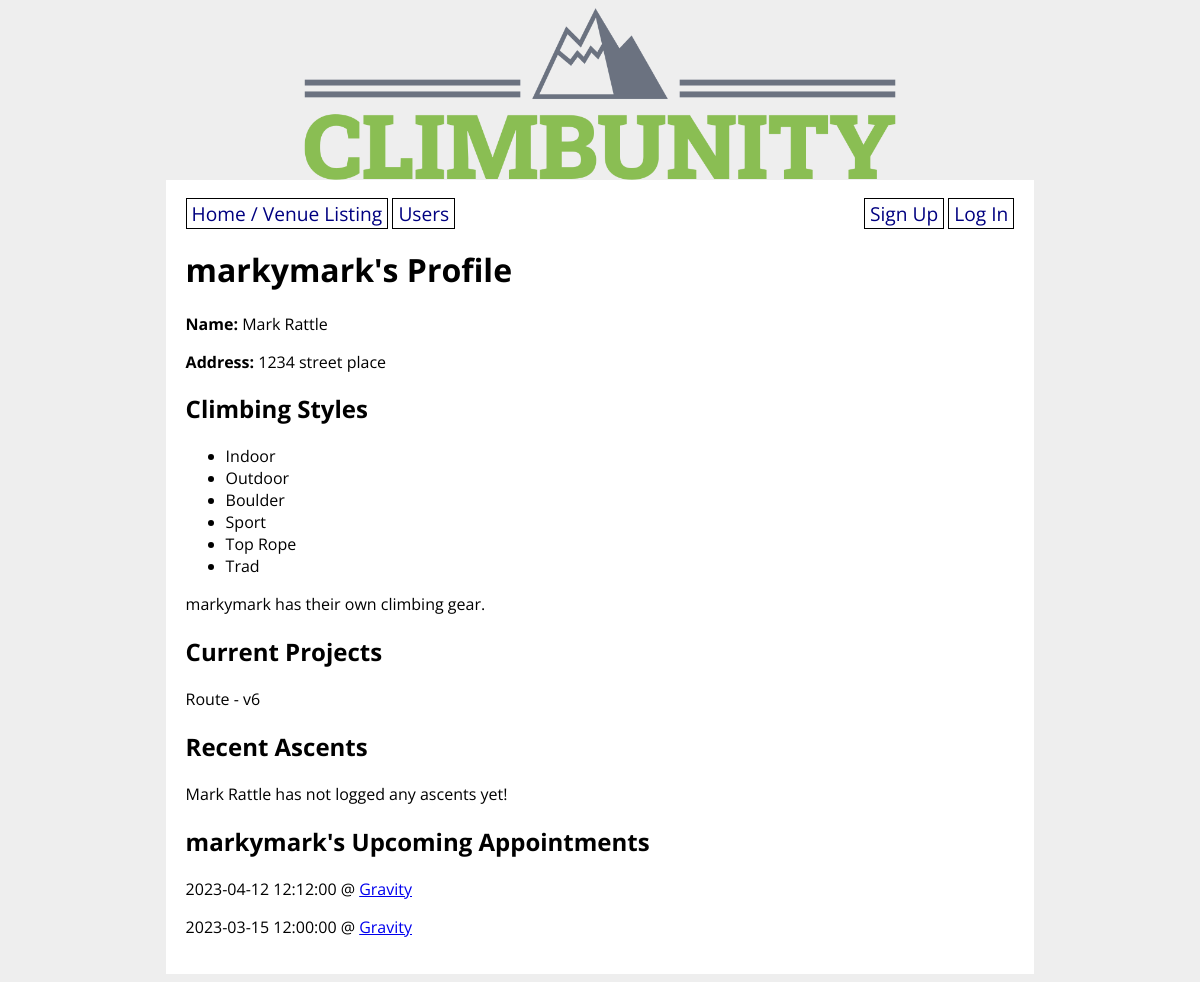
The app's page /profile/1 with its own data.
### climbunity_app/models.py (models this page shows, shortened)
class User(UserMixin, db.Model):
    id = db.Column(db.Integer, primary_key=True)
    username = db.Column(db.String(80), nullable=False, unique=True)
    password = db.Column(db.String(200), nullable=False)
    email = db.Column(db.String(200), nullable=False)
    first_name = db.Column(db.String(50), nullable=False)
    last_name = db.Column(db.String(50), nullable=False)
    address = db.Column(db.String(200), nullable=False)
    has_gear = db.Column(db.Boolean, nullable=False)
    is_admin = db.Column(db.Boolean)
    user_projects = db.relationship('Route',
        secondary='user_project_lists', back_populates='projecting_users'
    ) # User <- N -- N -> Route
    user_appointments = db.relationship('Appointment',
        secondary='appointment_guests', back_populates='appointment_attendants'
    ) # User <- N -- N -> Appointment
    user_does_styles = db.relationship('Style',
        secondary='user_style_lists', back_populates='climber_styles'
    ) # User <- N -- N -> Style

class Style(db.Model):
    id = db.Column(db.Integer, primary_key=True)
    style = db.Column(db.String(8))
    climber_styles = db.relationship('User',
        secondary='user_style_lists', back_populates='user_does_styles'
    ) # User <- N -- N -> Style
    route_styles = db.relationship('Route',
        secondary='route_style_lists', back_populates='possible_route_styles'
    ) # Route <- N -- N -> Style
    def __str__(self):
        return f'{self.style}'

class Route(db.Model):
    id = db.Column(db.Integer, primary_key=True)
    venue_id = db.Column(db.Integer, db.ForeignKey('venue.id'), nullable=False)
    setter_id = db.Column(db.Integer, db.ForeignKey('user.id'))
    name = db.Column(db.String(80), nullable=False)
    grade = db.Column(db.String(10), nullable=False)
    photo_url = db.Column(URLType)
    route_set_date = db.Column(db.Date)
    route_takedown_date = db.Column(db.Date)
    ascents_on_route = db.relationship('Ascent', back_populates='route_ascended') # Route <-1 -- N-> Ascent
    projecting_users = db.relationship('User',
        secondary='user_project_lists', back_populates='user_projects'
    ) # User <- N -- N -> Route
    possible_route_styles = db.relationship('Style',
        secondary='route_style_lists', back_populates='route_styles'
    ) # Route <- N -- N -> Style
    route_tags = db.relationship('Tag',
        secondary='route_tag_lists', back_populates='tagged_routes'
    ) # Route <- N -- N -> Tag

class Appointment(db.Model):
    id = db.Column(db.Integer, primary_key=True)
    created_by = db.Column(db.Integer, db.ForeignKey('user.id'), nullable=False)
    venue_id = db.Column(db.Integer, db.ForeignKey('venue.id'), nullable=False)
    appointment_datetime = db.Column(db.DateTime, nullable=False)
    appointment_venue = db.relationship('Venue', back_populates='booked_appointments') # Venue <-1 -- N-> Appointment
    appointment_attendants = db.relationship('User',
        secondary='appointment_guests', back_populates='user_appointments'
    ) # User <-N -- N -> Appointment

class Venue(db.Model):
    id = db.Column(db.Integer, primary_key=True)
    name = db.Column(db.String(80), nullable=False)
    address = db.Column(db.String(80), nullable=False)
    open_hours = db.Column(db.String(1000))
    description = db.Column(db.String(1000))
    booked_appointments = db.relationship('Appointment', back_populates='appointment_venue') # Venue <-1 -- N-> Appointment

### climbunity_app/main/routes.py (the view)
@main.route('/profile/<user_id>', methods=['GET', 'POST'])
def user_detail(user_id):
    routes = Route.query.all()
    venues = Venue.query.all()
    user = User.query.get(user_id)
    ascents = Ascent.query.filter_by(user_id=user_id).all() # fine for small data but should be built out to display only 3-5 results + option to see all on different page
    if current_user == user:
        form = SignUpForm(obj=user)
        return render_template('user_detail.html', routes=routes, ascents=ascents, venues=venues, user=user, form=form)
    else:
        user = User.query.get(user_id)
    return render_template('user_detail.html', routes=routes, ascents=ascents, venues=venues, user=user)

### climbunity_app/templates/user_detail.html (shortened to what this page needs)
{% extends 'base.html' %}
{% block content %}
<h1> {{ user.username }}'s Profile</h1>
<p><strong>Name: </strong> {{ user.first_name }} {{ user.last_name }}</p>
<p><strong>Address: </strong> {{ user.address }}</p>
<h2>Climbing Styles</h2>
{% if user.user_does_styles %}
    <ul>
        {% for style in user.user_does_styles %}
            <li>{{ style }}</li>
        {% endfor %}
    </ul>
{% endif %}
{% if user.has_gear %}
    <p>{{ user.username }} has their own climbing gear.</p>
{% else %}
    <p>{{ user.username }} does not have their own climbing gear.</p>
{% endif %}
{% include 'partials/projects_ascents_partial.html' %}
{% include 'partials/appointments_partial.html' %}
{% endblock %}

### climbunity_app/templates/partials/projects_ascents_partial.html (shortened to what this page needs)
<h2>Current Projects</h2>
{% if user.user_projects %}
    {% for route in user.user_projects%}
        <div>{{ route.name }} - {{ route.grade }}
        </div>
    {% endfor %}
{% else %}
    <p>No projects are currently being tracked.</p>
{% endif %}
<h2>Recent Ascents</h2>
{% if ascents %}
    <div>
        {% for ascent in ascents %}
            <p>{{ ascent.send_date }} - <a href="/route/{{ ascent.route_id }}" >
                {% for route in routes %}
                    {% if route.id == ascent.route_id %}
                        {{ route.name }}
                    {% endif %}
                {% endfor %}</a></p>
            {% if ascent.send_rating %}
                <p>Rating: {{ ascent.send_rating }}/5</p>
            {% endif %}
            {% if ascent.send_comments %}
                <p>Comments {{ ascent.send_comments }}</p>
            {% endif %}
            {% if user == current_user %}
            <form method="POST" action="/delete_ascent/{{ ascent.id }}">
                <input type="submit" class="delete" value="Delete ascent">
            </form>
            {% endif %}
        {% endfor %}
    </div>
{% else %}
    {% if current_user.id == user.id %}
        You haven't logged any ascents yet!
    {% else %}
        {{ user.first_name }} {{ user.last_name }} has not logged any ascents yet!
    {% endif %}
{% endif %}

### climbunity_app/templates/partials/appointments_partial.html (shortened to what this page needs)
{% if user == current_user %}
    <h2>Your Upcoming Appointments</h2>
    {% if user.user_appointments %}
        <div>
            {% for appointment in user.user_appointments %}
                <p>{{ appointment.appointment_datetime }} @ <a href="/venue/{{ appointment.venue_id }}" >
                    {% for venue in venues %}
                        {% if appointment.venue_id == venue.id %}
                            {{ venue.name }}
                        {% endif %}
                    {% endfor %}
                    </a></p>
                {% if (appointment.created_by == current_user.id) or current_user.is_admin %}
                    <form method="POST" action="/delete_appointment/{{ appointment.id }}">
                        <input type="submit" class="delete" value="Delete appointment">
                    </form>
                {% endif %}
            {% endfor %}
        </div>
    {% else %}
        <p>You have no appointments yet!</p>
    {% endif %}
{% else %}
    <h2>{{ user.username }}'s Upcoming Appointments</h2>
    {% if user.user_appointments %}
    <div>
        {% for appointment in user.user_appointments %}
        <p>{{ appointment.appointment_datetime }} @ <a href="/venue/{{ appointment.venue_id }}" >
            {% for venue in venues %}
                {% if appointment.venue_id == venue.id %}
                    {{ venue.name }}
                {% endif %}
            {% endfor %}
            </a></p>
        {% endfor %}
    </div>
    {% endif %}
{% endif %}

### climbunity_app/static/style.css (style rules this page uses)
body { display: flex; flex-direction: column; align-items: center; background-color: #eee; font-family: 'Open Sans', sans-serif; }

### records on screen
User: username "markymark", first_name "Mark", last_name "Rattle", address "1234 street place"
Style: style "Indoor"
Style: style "Outdoor"
Style: style "Boulder"
Style: style "Sport"
Style: style "Top Rope"
Style: style "Trad"
Route: name "Route", grade "v6"
Appointment: appointment_datetime "2023-04-12 12:12:00"
Venue: name "Gravity"
Appointment: appointment_datetime "2023-03-15 12:00:00"
